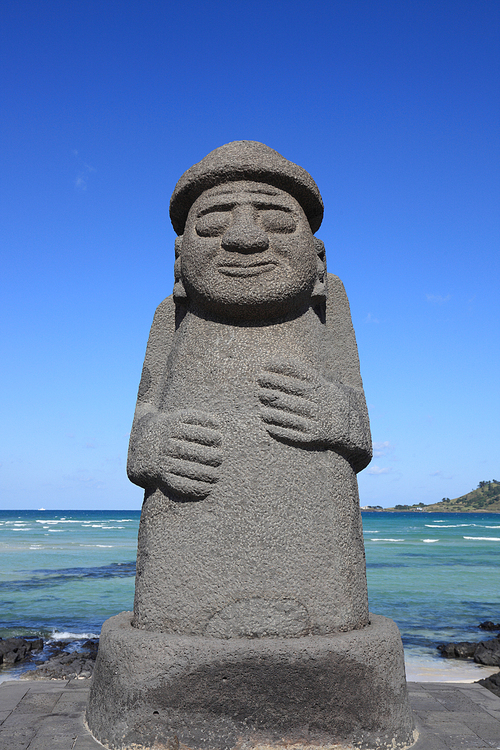
#> input picture stone.jpg, 500 x 750 px
$ jupyter execute --allow-errors 'Untitled1 (1).ipynb'   (shell and % lines are left out)
#> lines starting #> are read from the running program, lines starting #| are printed output that depends on the picture; after the words box and inside, x2 and y2 are one past the last pixel; in counts of white or black regions, pixels touching at a corner belong together
[cell 1]
from rembg import remove
from PIL import Image

input_path = 'stone.jpg'
output_path = 'stone_out.jpg'

input = Image.open(input_path)
#> input is the input picture: PIL image 500x750 RGB; mean R, G, B 97.2, 125.6, 171.4
#> (the rest of this cell did not finish here and is left out)

[cell 2]
import cv2
img_wb= cv2.imread('stone_out.jpg')
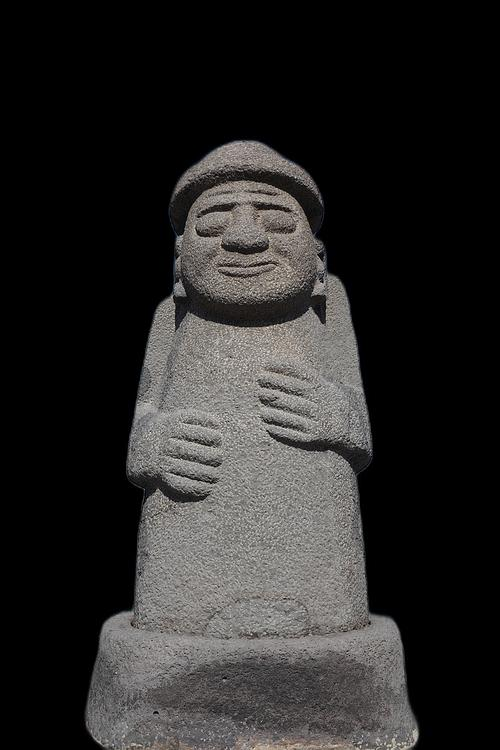
#> input picture stone_out.jpg, 500 x 750 px
#> img_wb is the input picture: shape (750, 500, 3); mean B, G, R 39.7, 40.6, 41.6

[cell 3]
print(img_wb)
#> (printed output is left out)

[cell 4]
ret, img_wb = cv2.threshold(img_wb, 150,255,cv2.THRESH_BINARY)
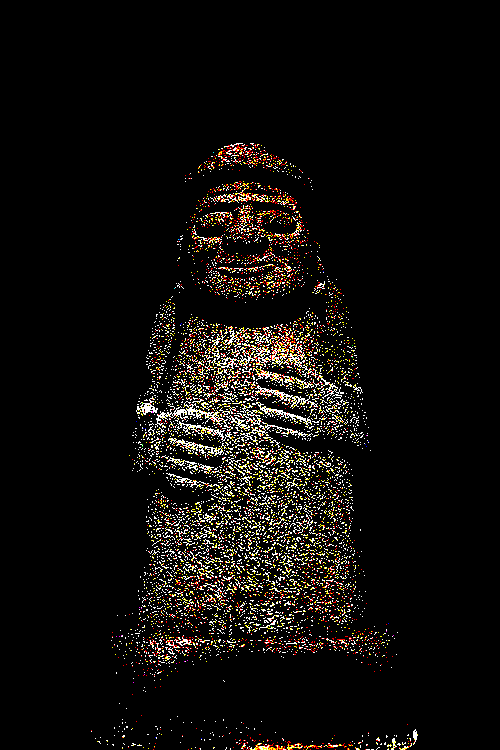
#> img_wb: shape (750, 500, 3); mean B, G, R 11, 13.6, 16

[cell 5]
cv2.imshow('img_wb', img_wb)
cv2.waitKey(0)
cv2.destroyAllWindows()

[cell 6]
from matplotlib import pyplot as plt
import cv2

def pause():
    # pause
    keycode = cv2.waitKey(0)
    # ESC key to close imshow
    if keycode == 27:
        cv2.destroyAllWindows()

img_bgr = cv2.imread('stone.jpg')
cv2.imshow("img_bgr", img_bgr)
pause()
#> (key Esc is pressed here)

img_bitwise_not_bgr = cv2.bitwise_not(img_bgr)
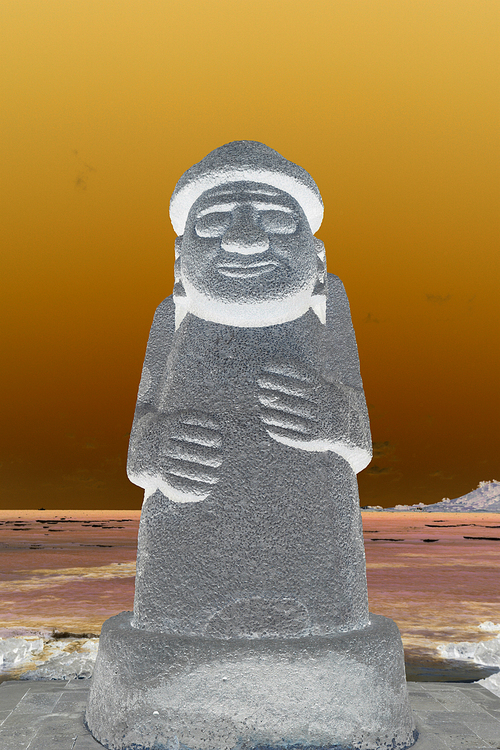
#> img_bitwise_not_bgr: shape (750, 500, 3); mean B, G, R 83.6, 129.4, 157.8
cv2.imshow("img_bitwise_not_bgr", img_bitwise_not_bgr)
pause()
#> (key Enter is pressed here)

img_bitwise_not_bgr2gray = cv2.cvtColor(img_bitwise_not_bgr, cv2.COLOR_BGR2GRAY)
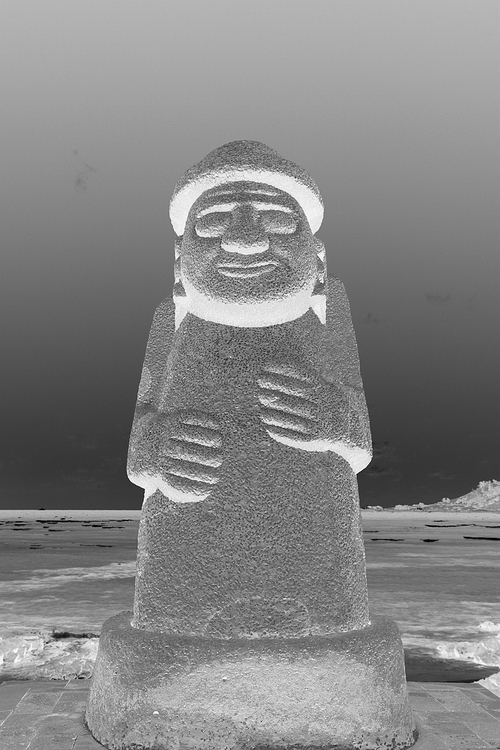
#> img_bitwise_not_bgr2gray: shape (750, 500); min 0, max 255, mean 132.7
cv2.imshow("img_bitwise_not_bgr2gray", img_bitwise_not_bgr2gray)
pause()

ret, img_binary = cv2.threshold(img_bitwise_not_bgr2gray, 150,255,cv2.THRESH_BINARY)
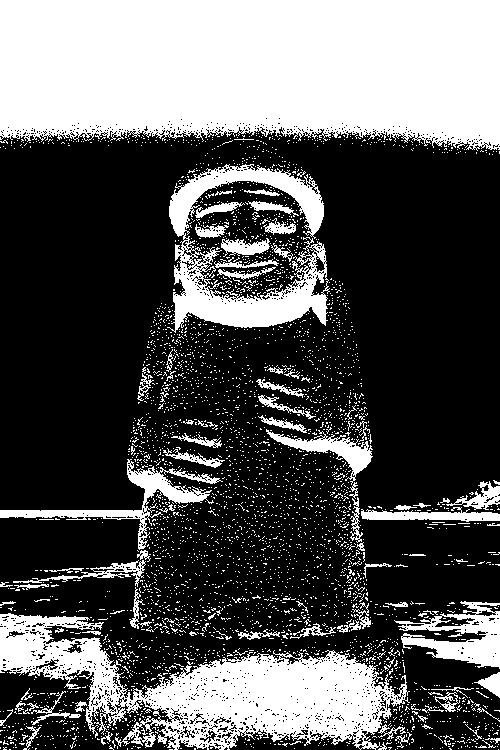
#> img_binary: shape (750, 500); 34.3% white; 3864 white regions (3766 under 20 px)
cv2.imshow("img_binary", img_binary)
pause()

contours, hierarchy = cv2.findContours(img_binary, cv2.RETR_EXTERNAL, cv2.CHAIN_APPROX_NONE)
#> contours = 3851 contours, 3802 with area under 20; largest, box (x1, y1, x2, y2) and area: (0, 0, 500, 151) 67804, (0, 613, 410, 750) 25042, (167, 164, 330, 333) 10268, (394, 601, 500, 669) 3246, (0, 459, 223, 550) 2704
img_contour = cv2.drawContours(img_bgr, contours, -1, (0, 255, 0), 2)
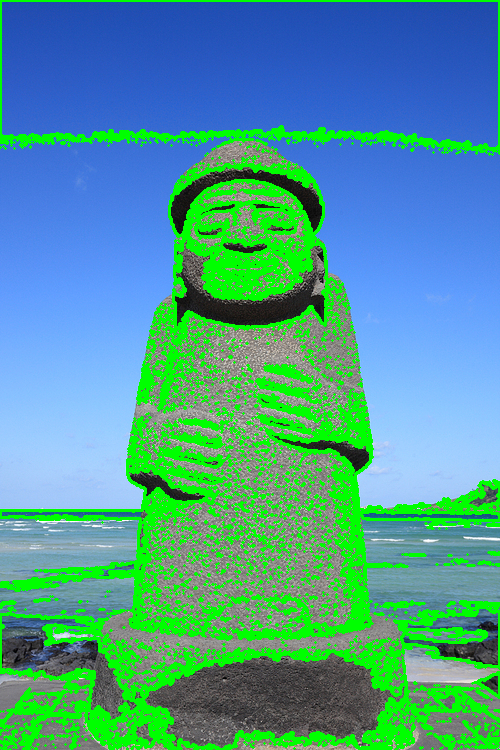
#> img_contour: shape (750, 500, 3); mean B, G, R 147, 154.7, 76.2
cv2.imshow("img_contour", img_contour)
pause()
cv2.waitKey(0)
cv2.destroyAllWindows()
